Frame 1 (no input): blank canvas, image omitted
Frame 60 (the mouse pressed at the canvas centre just before this capture): blank canvas, image omitted
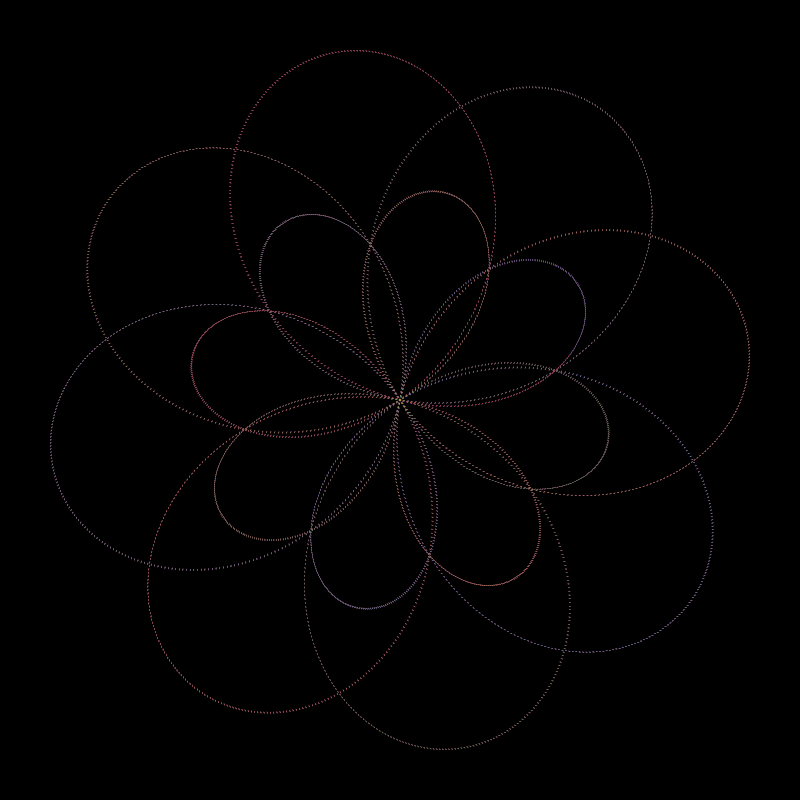
Frame 120 (the mouse held since frame 60 and released just before this capture)

The Processing sketch whose frames 1 and 60 were blank and that drew this single picture after the mouse press (run headless with seeded random() and noise(); from frame 60 on, the mouse is pressed at the canvas centre):

// Processing sketch: processing_178426
// ── processing_178426.pde

float t = 0;

float HALF_WIDTH;
float HALF_HEIGHT;

float XDIV = 1000.0;
float YDIV = 1000.0;

void setup(){
  size(800, 800);
  
  HALF_WIDTH = width / 2;
  HALF_HEIGHT = height / 2;
  
  noStroke();
  
  background(0);
  
  colorMode(HSB);
}

void draw(){
  fill(0, 8);
  rect(0, 0, width, height);  
  for(int i = 0; i < 1000; i ++){
    subDraw();
  }
}

void subDraw(){
  pushMatrix();
  
  translate(HALF_WIDTH, HALF_HEIGHT);
  rotate(-radians(t * (mouseY / (float)height)));

  t += 1;
  
  float x = sin(radians(t * (mouseX * 2) / XDIV)) * HALF_WIDTH / 2+50;
  float y = sin(radians(t * (mouseX * 2) / YDIV)) * HALF_HEIGHT / 2+50;
  
  fill(abs(sin(radians(9 * t / 1000.0))) * 255, 255, 255);

  ellipse(x, y, 2, 0.4);
  popMatrix();
}
